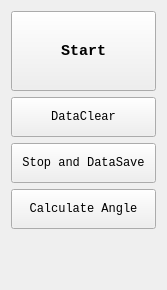
<?xml version="1.0" encoding="UTF-8"?>
<ui version="4.0">
 <class>ProcessingProgress</class>
 <widget class="QWidget" name="ProcessingProgress">
  <property name="geometry">
   <rect>
    <x>0</x>
    <y>0</y>
    <width>167</width>
    <height>290</height>
   </rect>
  </property>
  <property name="maximumSize">
   <size>
    <width>500</width>
    <height>500</height>
   </size>
  </property>
  <property name="font">
   <font>
    <family>Consolas</family>
   </font>
  </property>
  <property name="windowTitle">
   <string>Form</string>
  </property>
  <layout class="QVBoxLayout" name="verticalLayout">
   <item>
    <widget class="QPushButton" name="btnStart">
     <property name="minimumSize">
      <size>
       <width>100</width>
       <height>80</height>
      </size>
     </property>
     <property name="font">
      <font>
       <family>Consolas</family>
       <pointsize>11</pointsize>
       <weight>75</weight>
       <bold>true</bold>
      </font>
     </property>
     <property name="text">
      <string>Start</string>
     </property>
    </widget>
   </item>
   <item>
    <widget class="QPushButton" name="clearButton">
     <property name="minimumSize">
      <size>
       <width>100</width>
       <height>40</height>
      </size>
     </property>
     <property name="text">
      <string>DataClear</string>
     </property>
    </widget>
   </item>
   <item>
    <widget class="QPushButton" name="stopButton">
     <property name="minimumSize">
      <size>
       <width>100</width>
       <height>40</height>
      </size>
     </property>
     <property name="text">
      <string>Stop and DataSave</string>
     </property>
    </widget>
   </item>
   <item>
    <widget class="QPushButton" name="pushButton">
     <property name="minimumSize">
      <size>
       <width>100</width>
       <height>40</height>
      </size>
     </property>
     <property name="text">
      <string>Calculate Angle</string>
     </property>
    </widget>
   </item>
   <item>
    <spacer name="verticalSpacer">
     <property name="orientation">
      <enum>Qt::Vertical</enum>
     </property>
     <property name="sizeHint" stdset="0">
      <size>
       <width>20</width>
       <height>40</height>
      </size>
     </property>
    </spacer>
   </item>
  </layout>
 </widget>
 <resources/>
 <connections/>
</ui>
